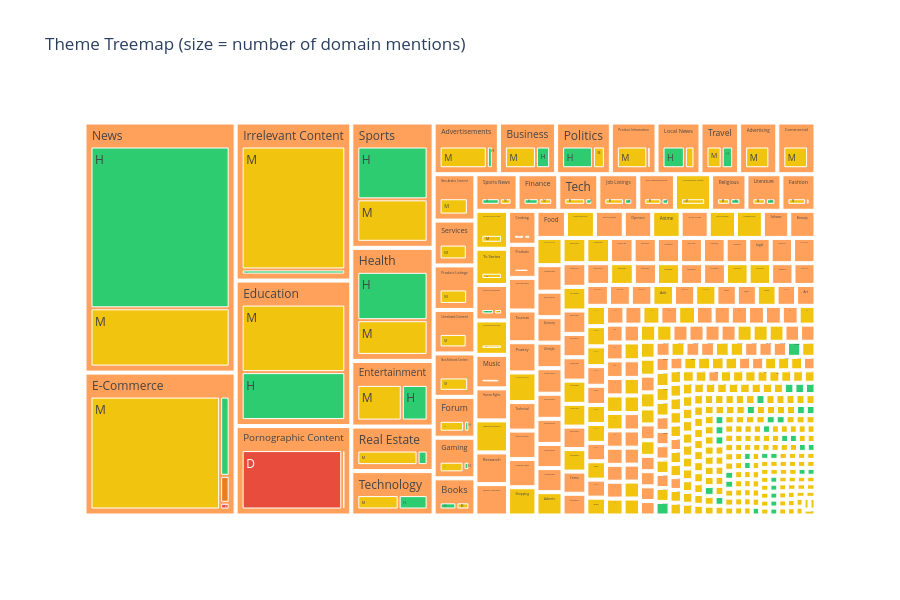

Write notebook code for a chart like this one.
### Code cell
# show as treemap
theme_agg = (
    theme_df.groupby(["theme", "label"])
    .agg(count=("theme", "size"), total_articles=("articles", "sum"))
    .reset_index()
    .query("count >= 20")
)

fig = px.treemap(
    theme_agg,
    path=["theme", "label"],
    values="count",
    color="label",
    color_discrete_map=label_colors,
    title="Theme Treemap (size = number of domain mentions)",
    hover_data={"total_articles": ":,.0f"},
)
fig.update_layout(height=600)
fig.show()

### Figure 1 — Plotly figure (JSON) as saved in the notebook; plotly's stock layout.template omitted (floating-point values rounded to 4 significant figures; data arrays with more than 128 entries replaced by an {"elided": "..."} marker saying what was removed)
{"data": [{"branchvalues": "total", "customdata": {"elided": "1014x2 str values"}, "domain": {"x": [0, 1], "y": [0, 1]}, "hovertemplate": "labels=%{label}<br>count=%{value}<br>parent=%{parent}<br>id=%{id}<br>total_articles=%{customdata[0]:,.0f}<br>label=%{customdata[1]}<extra></extra>", "ids": {"elided": "1014 str values"}, "labels": {"elided": "1014 str values"}, "marker": {"colors": {"elided": "1014 str values"}}, "name": "", "parents": {"elided": "1014 str values"}, "type": "treemap", "values": {"elided": "1014 float values"}}], "layout": {"height": 600, "legend": {"tracegroupgap": 0}, "title": {"text": "Theme Treemap (size = number of domain mentions)"}}}
